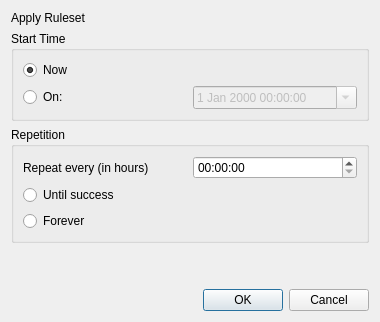
<ui version="4.0" >
 <class>Dialog</class>
 <widget class="QDialog" name="Dialog" >
  <property name="geometry" >
   <rect>
    <x>0</x>
    <y>0</y>
    <width>380</width>
    <height>322</height>
   </rect>
  </property>
  <property name="windowTitle" >
   <string>Dialog</string>
  </property>
  <layout class="QGridLayout" name="gridLayout" >
   <item row="0" column="0" colspan="2" >
    <widget class="QLabel" name="task_label" >
     <property name="text" >
      <string>Apply Ruleset</string>
     </property>
    </widget>
   </item>
   <item row="6" column="0" colspan="3" >
    <widget class="QDialogButtonBox" name="buttonBox" >
     <property name="standardButtons" >
      <set>QDialogButtonBox::Cancel|QDialogButtonBox::Ok</set>
     </property>
    </widget>
   </item>
   <item rowspan="2" row="1" column="0" colspan="3" >
    <widget class="QGroupBox" name="start_group" >
     <property name="title" >
      <string>Start Time</string>
     </property>
     <layout class="QGridLayout" name="gridLayout_2" >
      <item row="1" column="0" >
       <widget class="QRadioButton" name="start_schedule" >
        <property name="text" >
         <string>On:</string>
        </property>
       </widget>
      </item>
      <item row="0" column="0" >
       <widget class="QRadioButton" name="start_now_radio" >
        <property name="text" >
         <string>Now</string>
        </property>
        <property name="checked" >
         <bool>true</bool>
        </property>
       </widget>
      </item>
      <item row="1" column="1" >
       <widget class="QDateTimeEdit" name="start_schedule_date" >
        <property name="enabled" >
         <bool>false</bool>
        </property>
        <property name="calendarPopup" >
         <bool>true</bool>
        </property>
       </widget>
      </item>
     </layout>
    </widget>
   </item>
   <item row="3" column="0" colspan="3" >
    <widget class="QGroupBox" name="retry_group" >
     <property name="title" >
      <string>Repetition</string>
     </property>
     <layout class="QGridLayout" name="gridLayout_3" >
      <item row="0" column="0" >
       <widget class="QLabel" name="label" >
        <property name="text" >
         <string>Repeat every (in hours)</string>
        </property>
       </widget>
      </item>
      <item row="4" column="0" colspan="2" >
       <widget class="QRadioButton" name="retry_forever" >
        <property name="text" >
         <string>Forever</string>
        </property>
       </widget>
      </item>
      <item row="1" column="0" >
       <widget class="QRadioButton" name="retry_until_success" >
        <property name="text" >
         <string>Until success</string>
        </property>
       </widget>
      </item>
      <item row="0" column="1" >
       <widget class="QTimeEdit" name="retry_time" />
      </item>
     </layout>
    </widget>
   </item>
   <item row="4" column="0" colspan="3" >
    <spacer name="verticalSpacer" >
     <property name="orientation" >
      <enum>Qt::Vertical</enum>
     </property>
     <property name="sizeHint" stdset="0" >
      <size>
       <width>20</width>
       <height>40</height>
      </size>
     </property>
    </spacer>
   </item>
  </layout>
 </widget>
 <resources/>
 <connections>
  <connection>
   <sender>buttonBox</sender>
   <signal>accepted()</signal>
   <receiver>Dialog</receiver>
   <slot>accept()</slot>
   <hints>
    <hint type="sourcelabel" >
     <x>244</x>
     <y>149</y>
    </hint>
    <hint type="destinationlabel" >
     <x>244</x>
     <y>85</y>
    </hint>
   </hints>
  </connection>
  <connection>
   <sender>buttonBox</sender>
   <signal>rejected()</signal>
   <receiver>Dialog</receiver>
   <slot>reject()</slot>
   <hints>
    <hint type="sourcelabel" >
     <x>244</x>
     <y>149</y>
    </hint>
    <hint type="destinationlabel" >
     <x>244</x>
     <y>85</y>
    </hint>
   </hints>
  </connection>
 </connections>
</ui>
